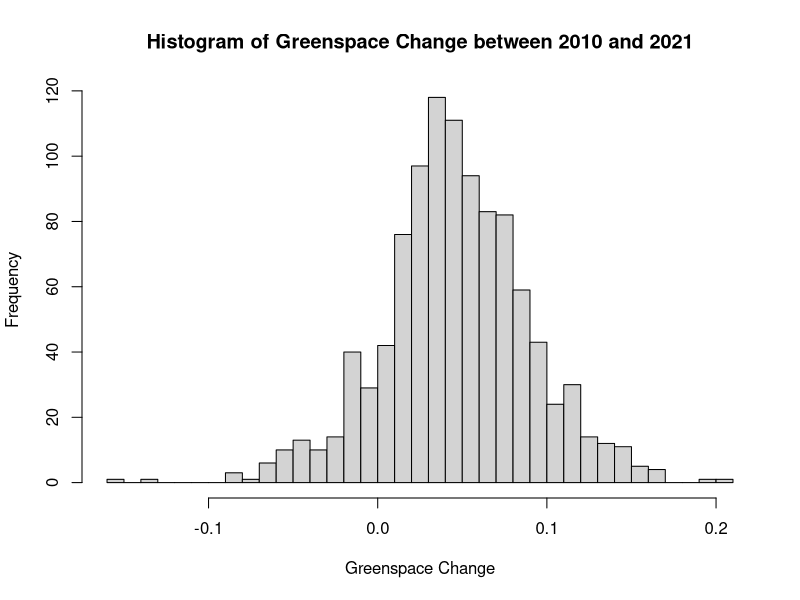
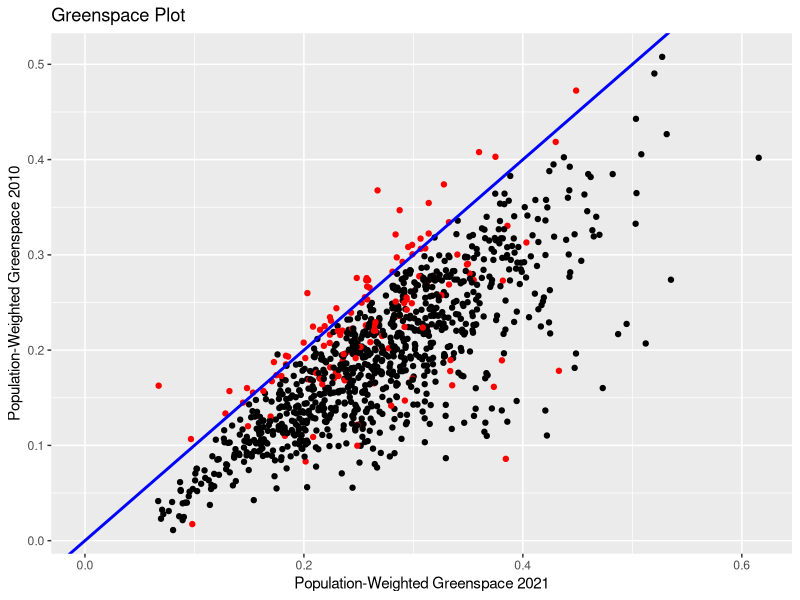

Generate these figures, in order, with R:
## ---- chunk 1
  knitr::opts_chunk$set(
    echo = TRUE, 
    eval = TRUE
  )
library(tidyverse)
## ---- chunk 2

# open my data
gspace = read_csv('greenspace_data_share.csv') #added quotes around file name

# summarize average urban greenspace by region
table = 
  gspace |>
  group_by(Major_Geo_Region) |> #added pipe operator
summarise(
  obs = n(), #added comma
  avg = mean(annual_avg_2020), #added underscore in annual_avg_2020
  weighted_avg = mean(annual_weight_avg_2020) #added underscore in weighted_avg
)

# output as table
knitr::kable(table) #performed function on table instead of gspace
#pulled kable function from unloaded knitr package

## ---- chunk 3
knitr::opts_chunk$set(
    echo = TRUE, 
    eval = TRUE
  )

table = 
  gspace |>
  group_by(Major_Geo_Region) |> #added pipe operator
summarise(
  obs = n(), #added comma
  avg = mean(annual_avg_2020), #added underscore in annual_avg_2020
  weighted_avg = mean(annual_weight_avg_2020) #added underscore in weighted_avg
)

sum(table$obs)

## ---- chunk 4

#WARNING: I know this code is bad. I am sorry.

AnnualAvg21 = summary(gspace$annual_avg_2021)
PeakNVDI21 = summary(gspace$peak_NDVI_2021)
PeakWeight21 = summary(gspace$peak_weight_2021)
WeightAvg21 = summary(gspace$annual_weight_avg_2021)

summary <- bind_rows(AnnualAvg21, PeakNVDI21, PeakWeight21, WeightAvg21)

summary21 <- summary[ -c(2, 5, 7)]

summary21$Var <- c("AnnualAvg21",
                   "PeakNVDI21",
                   "PeakWeight21",
                   "WeightAvg21")

knitr::kable(summary21)

## ---- chunk 5

a <- gspace |>
  filter(indicator_2015 == "High" |
           indicator_2015 == "Very High" |
           indicator_2015 == "Exceptionally High")
count(a)

## ---- chunk 6

b <- gspace |>
  filter(indicator_2010 == "Exceptionally Low" |
           indicator_2015=="Exceptionally Low" |
           indicator_2020 == "Exceptionally Low" |
           indicator_2021 == "Exceptionally Low")
count(b)

## ---- chunk 7

c <- gspace |>
  filter(Climate_region == "Arid",
         annual_weight_avg_2020 > annual_weight_avg_2010)
count(c)
## ---- chunk 8

LessGreen <- gspace |>
  filter(annual_avg_2010 > annual_avg_2021)
count(LessGreen)


MajorGeoRegion <-
  LessGreen |>
  group_by(Major_Geo_Region) |>
  summarize(
  obs = n())
MajorGeoRegion |>
  mutate(MajorGeoRegionPer = obs / sum(obs) * 100)

ClimRegion <-
  LessGreen |>
  group_by(Climate_region) |>
  summarize(
    obs = n())
ClimRegion |>
  mutate(ClimRegionPer = obs / sum(obs) * 100)

## ---- chunk 9

Gspace7 <-
  gspace |>
   mutate(GspaceDiff = annual_avg_2021 - annual_avg_2010)

hist(Gspace7$GspaceDiff,
     main = "Histogram of Greenspace Change between 2010 and 2021",
     xlab = "Greenspace Change",
     breaks = 30)

## ---- chunk 10

ggplot(data = gspace,
       mapping= aes(x = annual_weight_avg_2021,
                    y = annual_weight_avg_2010,
                    xmin = 0)) +
  geom_point(color=ifelse(gspace$annual_avg_2021 < gspace$annual_avg_2010,
                          "red", "black")) +
  labs(x = "Population-Weighted Greenspace 2021",
       y = "Population-Weighted Greenspace 2010",
       title = "Greenspace Plot") +
  geom_abline(intercept = 0.0,
              slope = 1,
              color = "blue",
              size = 1)

